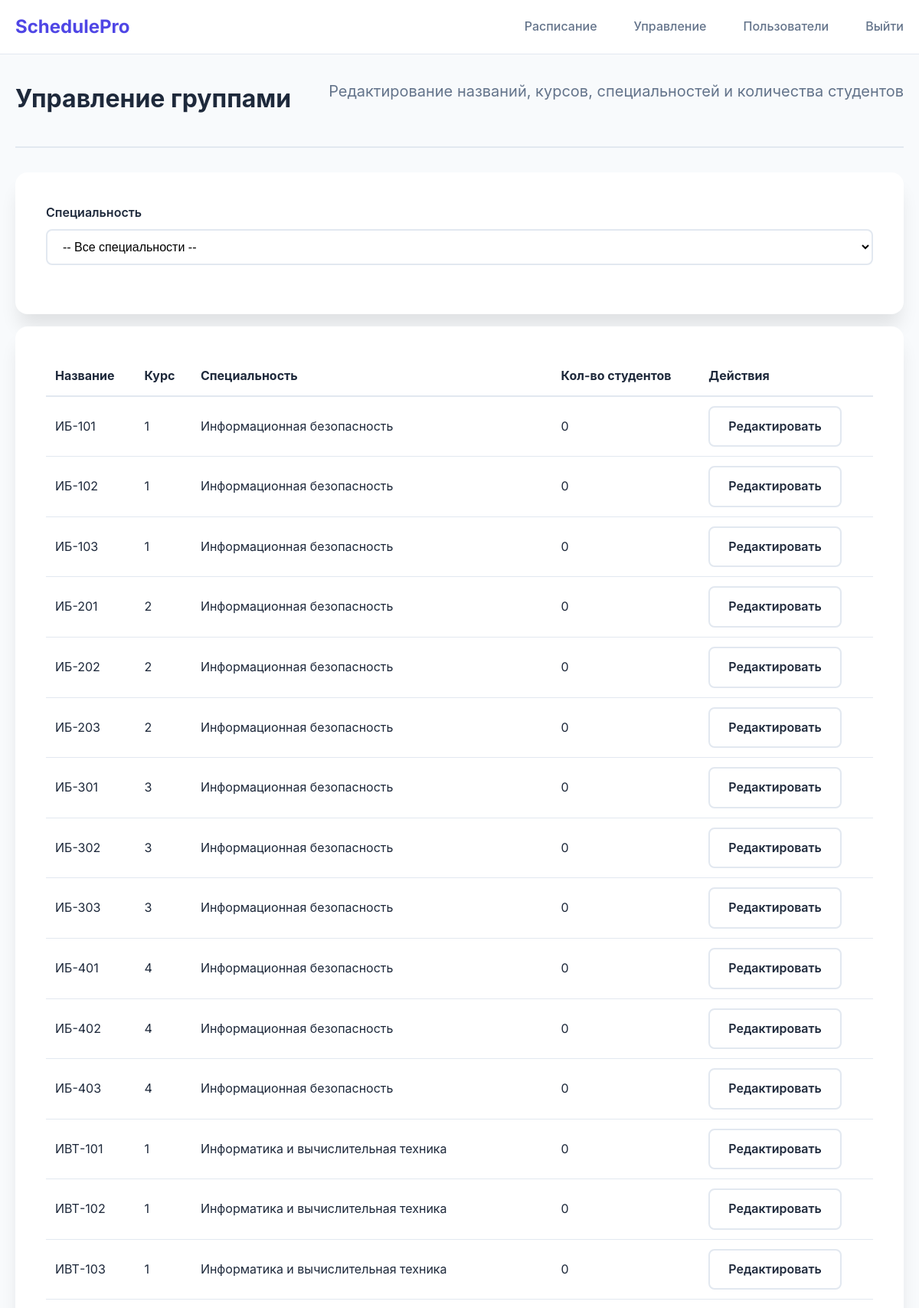
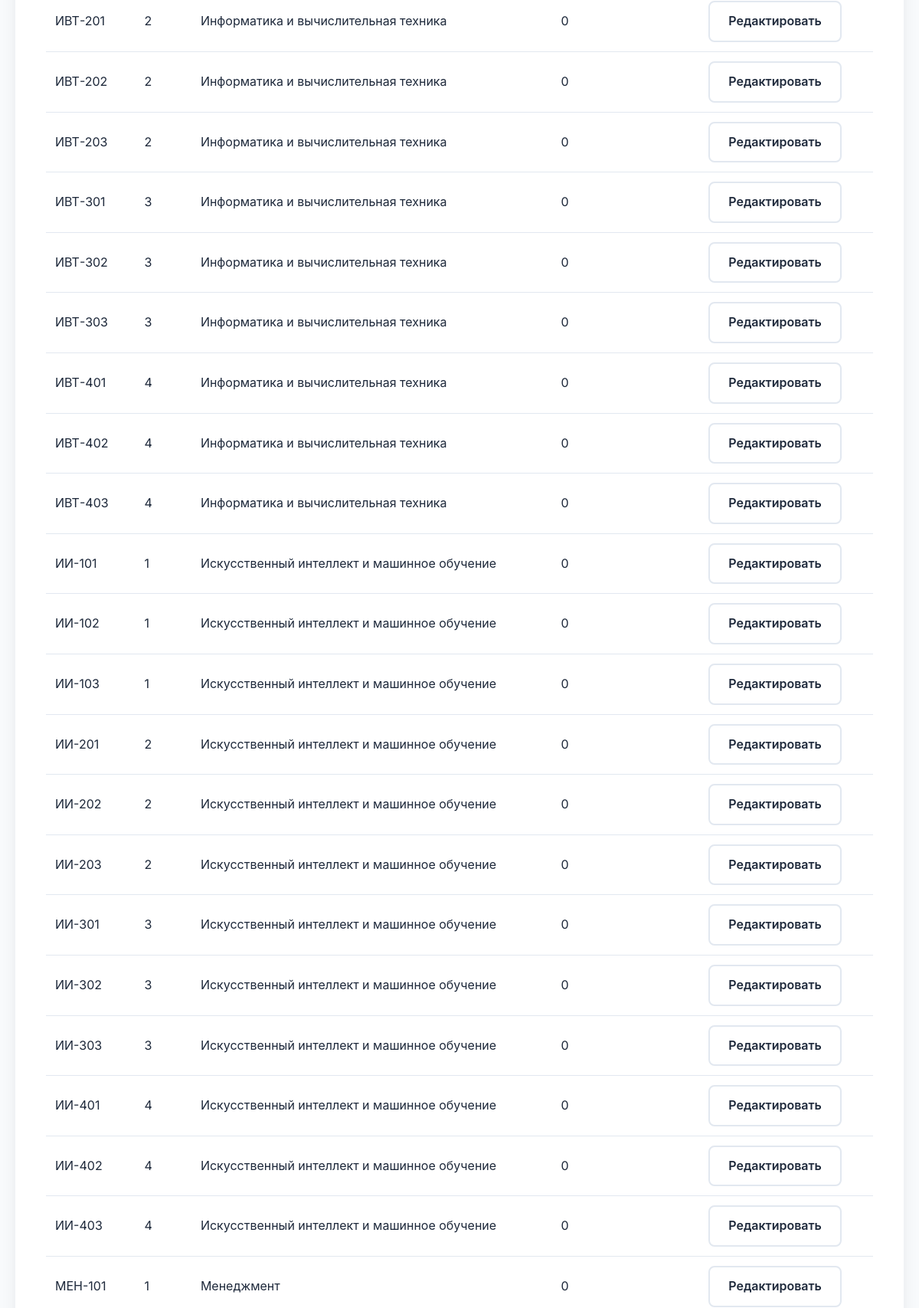
/manager/groups-list (signed in, upper part), run on the app's committed database (2 pictures, top to bottom).
### models.py (models this page shows, shortened)
class Group(db.Model):
    __tablename__ = 'groups'
    id = db.Column(db.Integer, primary_key=True)
    name = db.Column(db.String(50), nullable=False)
    course = db.Column(db.Integer, nullable=False, default=1)
    specialty_id = db.Column(db.Integer, db.ForeignKey('specialties.id'), nullable=False)
    student_count = db.Column(db.Integer, default=0, nullable=False)   # количество обучающихся
    lessons = db.relationship('Lesson', back_populates='group', lazy=True, cascade='all, delete-orphan')

class Specialty(db.Model):
    __tablename__ = 'specialties'
    id = db.Column(db.Integer, primary_key=True)
    code = db.Column(db.String(20), nullable=False, unique=True)
    name = db.Column(db.String(200), nullable=False)
    groups = db.relationship('Group', backref='specialty', lazy=True, cascade='all, delete-orphan')
    teachers = db.relationship('User', secondary=teacher_specialties, back_populates='specialties')  # <-- добавлено

### app.py (the view)
@app.route('/manager/groups-list')
@login_required
def manager_groups_list():
    if not current_user.is_manager() and not current_user.is_admin():
        flash('Доступ запрещён', 'danger')
        return redirect(url_for('index'))
    specialty_id = request.args.get('specialty_id', type=int)
    query = Group.query
    if specialty_id:
        query = query.filter_by(specialty_id=specialty_id)
    groups = query.order_by(Group.name).all()
    all_specialties = Specialty.query.order_by(Specialty.code).all()
    return render_template('manager_groups_list.html',
                           groups=groups,
                           all_specialties=all_specialties,
                           selected_specialty_id=specialty_id)

### app.py (called while the page is built)
@login_manager.user_loader
def load_user(user_id):
    return User.query.get(int(user_id))

### models.py (called while the page is built)
    def is_admin(self):
        return self.role == 'admin'

    def is_manager(self):
        return self.role == 'manager'

    def is_teacher(self):
        return self.role == 'teacher'

    def is_student(self):
        return self.role == 'student'

### templates/manager_groups_list.html (shortened to what this page needs)
{% extends "base.html" %}
{% block content %}
<div class="container">
    <div class="schedule-header">
        <h1>Управление группами</h1>
        <p class="subtitle">Редактирование названий, курсов, специальностей и количества студентов</p>
    </div>
    <div class="selection-card" style="max-width: 100%; margin-bottom: 1rem;">
        <form method="GET" action="{{ url_for('manager_groups_list') }}" id="filter-form">
            <div class="form-row" style="display: flex; gap: 1rem; align-items: flex-end;">
                <div class="form-group" style="flex: 1;">
                    <label for="specialty_id">Специальность</label>
                    <select class="form-control" id="specialty_id" name="specialty_id">
                        <option value="">-- Все специальности --</option>
                    </select>
                </div>
            </div>
        </form>
    </div>
    <div class="selection-card" style="max-width: 100%; overflow-x: auto;">
        <table style="width: 100%; min-width: 600px; border-collapse: collapse;">
            <thead>
                <tr>
                    <th style="text-align: left; padding: 0.75rem; border-bottom: 2px solid var(--border);">Название</th>
                    <th style="text-align: left; padding: 0.75rem; border-bottom: 2px solid var(--border);">Курс</th>
                    <th style="text-align: left; padding: 0.75rem; border-bottom: 2px solid var(--border);">Специальность</th>
                    <th style="text-align: left; padding: 0.75rem; border-bottom: 2px solid var(--border);">Кол-во студентов</th>
                    <th style="text-align: left; padding: 0.75rem; border-bottom: 2px solid var(--border);">Действия</th>
                </tr>
            </thead>
            <tbody>
                {% for group in groups %}
                <tr>
                    <td style="padding: 0.75rem; border-bottom: 1px solid var(--border);">{{ group.name }}</td>
                    <td style="padding: 0.75rem; border-bottom: 1px solid var(--border);">{{ group.course }}</td>
                    <td style="padding: 0.75rem; border-bottom: 1px solid var(--border);">{{ group.specialty.name }}</td>
                    <td style="padding: 0.75rem; border-bottom: 1px solid var(--border);">{{ group.student_count }}</td>
                    <td style="padding: 0.75rem; border-bottom: 1px solid var(--border);">
                        <a href="{{ url_for('manager_group_edit', group_id=group.id) }}" class="btn btn-outline btn-sm">Редактировать</a>
                    </td>
                </tr>
                {% else %}
                <tr>
                    <td colspan="5" style="text-align: center; padding: 2rem;">Нет групп для отображения</td>
                </tr>
                {% endfor %}
            </tbody>
        </table>
    </div>
</div>
{% endblock %}

### static/style.css (style rules this page uses)
:root { --primary: #4f46e5; --primary-dark: #4338ca; --secondary: #64748b; --success: #10b981; --warning: #f59e0b; --danger: #ef4444; --background: #f8fafc; --surface: #ffffff; --text-primary: #1e293b; --text-secondary: #64748b; --border: #e2e8f0; --shadow: 0 4px 6px -1px rgba(0, 0, 0, 0.1); --shadow-lg: 0 20px 25px -5px rgba(0, 0, 0, 0.1); }
* { margin: 0; padding: 0; box-sizing: border-box; }
body { font-family: 'Inter', -apple-system, BlinkMacSystemFont, sans-serif; background: var(--background); color: var(--text-primary); line-height: 1.6; }
.container { max-width: 1200px; margin: 0 auto; padding: 0 20px; }
.subtitle { font-size: 1.25rem; color: var(--text-secondary); margin-bottom: 2rem; }
.selection-card { background: var(--surface); border-radius: 16px; padding: 2.5rem; box-shadow: var(--shadow-lg); max-width: 500px; margin: 0 auto 4rem; }
.form-group { margin-bottom: 1.5rem; }
.form-group label { display: block; font-weight: 600; margin-bottom: 0.5rem; color: var(--text-primary); }
.form-control { width: 100%; padding: 0.75rem 1rem; border: 2px solid var(--border); border-radius: 8px; font-size: 1rem; transition: all 0.2s; background: var(--surface); }
.btn { display: inline-flex; align-items: center; justify-content: center; padding: 0.75rem 1.5rem; border-radius: 8px; font-weight: 600; font-size: 1rem; cursor: pointer; transition: all 0.2s; border: none; text-decoration: none; }
.btn-outline { background: transparent; border: 2px solid var(--border); color: var(--text-primary); }
.schedule-header { display: flex; justify-content: space-between; align-items: flex-start; margin: 2rem 0; padding-bottom: 1.5rem; border-bottom: 2px solid var(--border); }

### data on the page
Group: name "ИБ-101", course "1", specialty.name "Информационная безопасность", student_count "0"
Group: name "ИБ-102", course "1", specialty.name "Информационная безопасность", student_count "0"
Group: name "ИБ-103", course "1", specialty.name "Информационная безопасность", student_count "0"
Group: name "ИБ-201", course "2", specialty.name "Информационная безопасность", student_count "0"
Group: name "ИБ-202", course "2", specialty.name "Информационная безопасность", student_count "0"
Group: name "ИБ-203", course "2", specialty.name "Информационная безопасность", student_count "0"
Group: name "ИБ-301", course "3", specialty.name "Информационная безопасность", student_count "0"
Group: name "ИБ-302", course "3", specialty.name "Информационная безопасность", student_count "0"
Group: name "ИБ-303", course "3", specialty.name "Информационная безопасность", student_count "0"
Group: name "ИБ-401", course "4", specialty.name "Информационная безопасность", student_count "0"
Group: name "ИБ-402", course "4", specialty.name "Информационная безопасность", student_count "0"
Group: name "ИБ-403", course "4", specialty.name "Информационная безопасность", student_count "0"
Group: name "ИВТ-101", course "1", specialty.name "Информатика и вычислительная техника", student_count "0"
Group: name "ИВТ-102", course "1", specialty.name "Информатика и вычислительная техника", student_count "0"
Group: name "ИВТ-103", course "1", specialty.name "Информатика и вычислительная техника", student_count "0"
Group: name "ИВТ-201", course "2", specialty.name "Информатика и вычислительная техника", student_count "0"
Group: name "ИВТ-202", course "2", specialty.name "Информатика и вычислительная техника", student_count "0"
Group: name "ИВТ-203", course "2", specialty.name "Информатика и вычислительная техника", student_count "0"
Group: name "ИВТ-301", course "3", specialty.name "Информатика и вычислительная техника", student_count "0"
Group: name "ИВТ-302", course "3", specialty.name "Информатика и вычислительная техника", student_count "0"
Group: name "ИВТ-303", course "3", specialty.name "Информатика и вычислительная техника", student_count "0"
Group: name "ИВТ-401", course "4", specialty.name "Информатика и вычислительная техника", student_count "0"
Group: name "ИВТ-402", course "4", specialty.name "Информатика и вычислительная техника", student_count "0"
Group: name "ИВТ-403", course "4", specialty.name "Информатика и вычислительная техника", student_count "0"
Group: name "ИИ-101", course "1", specialty.name "Искусственный интеллект и машинное обучение", student_count "0"
Group: name "ИИ-102", course "1", specialty.name "Искусственный интеллект и машинное обучение", student_count "0"
Group: name "ИИ-103", course "1", specialty.name "Искусственный интеллект и машинное обучение", student_count "0"
Group: name "ИИ-201", course "2", specialty.name "Искусственный интеллект и машинное обучение", student_count "0"
Group: name "ИИ-202", course "2", specialty.name "Искусственный интеллект и машинное обучение", student_count "0"
Group: name "ИИ-203", course "2", specialty.name "Искусственный интеллект и машинное обучение", student_count "0"
Group: name "ИИ-301", course "3", specialty.name "Искусственный интеллект и машинное обучение", student_count "0"
Group: name "ИИ-302", course "3", specialty.name "Искусственный интеллект и машинное обучение", student_count "0"
Group: name "ИИ-303", course "3", specialty.name "Искусственный интеллект и машинное обучение", student_count "0"
Group: name "ИИ-401", course "4", specialty.name "Искусственный интеллект и машинное обучение", student_count "0"
Group: name "ИИ-402", course "4", specialty.name "Искусственный интеллект и машинное обучение", student_count "0"
Group: name "ИИ-403", course "4", specialty.name "Искусственный интеллект и машинное обучение", student_count "0"
Group: name "МЕН-101", course "1", specialty.name "Менеджмент", student_count "0"
